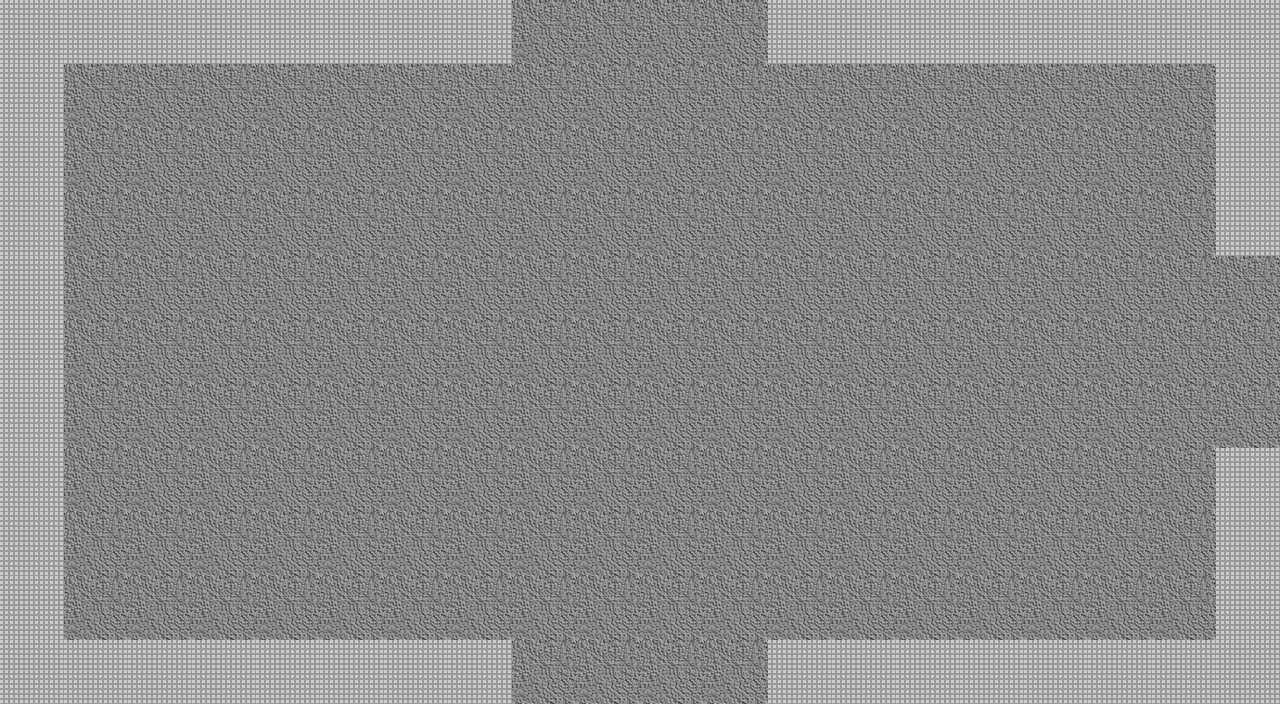

This is a level from a 2D game, rendered from its Tiled map with the project's own tilesets. A one-line summary and the map file follow, with tile-layer data summarised:
An orthogonal 20x11 tile map with 64x64 px tiles, 2 tile layers (Floor, Wall), 3 tilesets and 14 objects.

<map version="1.0" orientation="orthogonal" renderorder="right-down" width="20" height="11" tilewidth="64" tileheight="64" nextobjectid="94">
 <properties>
  <property name="unity:resource" value="True" />
  <property name="unity:tag" value="Room" />
 </properties>
 <tileset firstgid="1" source="DungeonTilePH.tsx" />
 <tileset firstgid="3" source="MobSpawner.tsx" />
 <tileset firstgid="8" source="DestructSpawn.tsx" />
 <layer name="Floor" width="20" height="11">
  <properties>
   <property name="unity:sortingLayerName" value="Floor" />
   <property name="unity:tag" value="Floor" />
  </properties>
  <data>[220 cells, 220 non-empty, 1 distinct tile ids]</data>
 </layer>
 <layer name="Wall" width="20" height="11">
  <properties>
   <property name="ChildTag" value="Wall" />
   <property name="unity:tag" value="Wall" />
  </properties>
  <data>[220 cells, 47 non-empty, 1 distinct tile ids]</data>
 </layer>
 <objectgroup name="Destructables">
  <object id="71" gid="8" x="1152" y="128" width="64" height="64" />
  <object id="72" gid="8" x="1152" y="640" width="64" height="64" />
  <object id="73" gid="8" x="64" y="640" width="64" height="64" />
  <object id="75" gid="8" x="64" y="128" width="64" height="64" />
  <object id="91" gid="8" x="576" y="384" width="64" height="64" />
  <object id="92" gid="8" x="640" y="384" width="64" height="64" />
 </objectgroup>
 <objectgroup name="Mobs">
  <object id="87" gid="7" x="448" y="256" width="64" height="64" />
  <object id="88" gid="7" x="768" y="256" width="64" height="64" />
  <object id="89" gid="7" x="448" y="512" width="64" height="64" />
  <object id="90" gid="7" x="768" y="512" width="64" height="64" />
 </objectgroup>
 <objectgroup name="Exits">
  <object id="17" x="512" y="0" width="256" height="32">
   <properties>
    <property name="Exit" value="N" />
   </properties>
  </object>
  <object id="18" x="0" y="256" width="32" height="192">
   <properties>
    <property name="Exit" value="W" />
   </properties>
  </object>
  <object id="19" x="1248" y="256" width="32" height="192">
   <properties>
    <property name="Exit" value="E" />
   </properties>
  </object>
  <object id="21" x="512" y="672" width="256" height="33.3333">
   <properties>
    <property name="Exit" value="S" />
   </properties>
  </object>
 </objectgroup>
</map>
